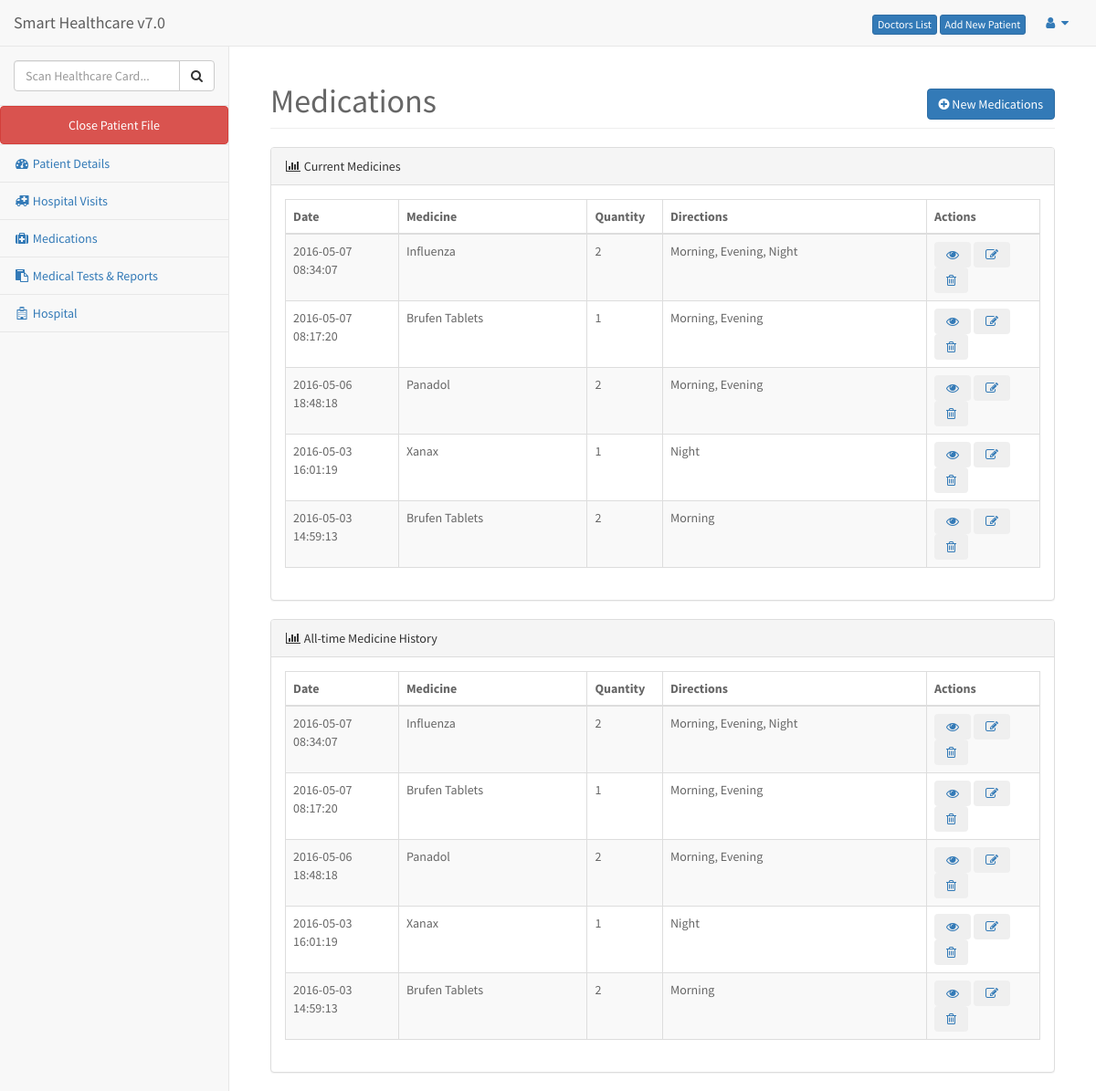
/medications.php, run on the app's committed database.
### tables this page shows
CREATE TABLE IF NOT EXISTS `medication_details` (
  `med_det_id` int(11) NOT NULL AUTO_INCREMENT,
  `patient_id` int(11) NOT NULL,
  `medicines` varchar(100) DEFAULT NULL,
  `date` datetime DEFAULT NULL,
  `quantity` varchar(100) DEFAULT NULL,
  `direction` varchar(100) DEFAULT NULL,
  `added_time` datetime DEFAULT NULL,
  `ip` varchar(45) DEFAULT NULL,
  `current` varchar(10) DEFAULT NULL,
  PRIMARY KEY (`med_det_id`),
  KEY `medication_details_ibfk_1` (`patient_id`)
);

### medications.php (the view, shortened to what this page needs)
<?php
 include 'header.php';
?>
<?php include 'head.php';?>
<body>
    <div id="wrapper">
        <?php include 'nav.php';?>
        <div id="page-wrapper">
            <div class="container-fluid">
                <div class="row">
                    <div class="col-lg-12">
                        <h1 class="page-header">Medications<span style="float:right;"><a href="newmedication.php" class="btn btn-primary"><span class="fa fa-plus-circle"></span> New Medications</a></span></h1>
                    </div>
                </div>
                <div class="panel panel-default">
                        <div class="panel-heading">
                            <i class="fa fa-bar-chart-o fa-fw"></i> Current Medicines
                        </div>
                        <div class="panel-body">
                            <div class="row">
                                <div class="col-lg-12">
                                    <div class="table-responsive">
                                        <table class="table table-bordered table-hover table-striped">
                                            <thead>
                                                <tr>
                                                    <th width="15%">Date</th>
                                                    <th width="25%">Medicine</th>
                                                    <th width="10%">Quantity</th>
                                                    <th width="35%">Directions</th>
                                                    <th width="15%">Actions</th>
                                                </tr>
                                            </thead>
                                            <tbody>
                                                <?php
                                                $result = mysqli_query($mysqli, "SELECT * FROM medication_details  ORDER BY med_det_id desc");
                                                while ($data = mysqli_fetch_object($result)):
                                                ?>
                                                <tr>
                                                    <td><?php echo $data->added_time ?></td>
                                                    <td><?php echo $data->medicines ?></td>
                                                    <td><?php echo $data->quantity ?></td>
                                                    <td><?php echo $data->direction ?></td>
                                                    <td>
                                                        <a href="#"><button class="btn fa fa-eye" title="view more"></button></a>
                                                        <a href="editmedication.php?id=<?php echo $data->med_det_id; ?>"><button class="btn fa fa-edit" title="edit"></button></a>
                                                        <a href="deletemedication.php?id=<?php echo $data->med_det_id; ?>"><button class="btn fa fa-trash-o" title="delete"></button></a>
                                                    </td>
                                                </tr>
                                                <?php
                                                    endwhile;
                                                 ?>
                                            </tbody>
                                        </table>
                                    </div>
                                </div>
                            </div>
                        </div>
                </div>
                <div class="panel panel-default">
                        <div class="panel-heading">
                            <i class="fa fa-bar-chart-o fa-fw"></i> All-time Medicine History
                        </div>
                        <div class="panel-body">
                            <div class="row">
                                <div class="col-lg-12">
                                    <div class="table-responsive">
                                        <table class="table table-bordered table-hover table-striped">
                                            <thead>
                                                <tr>
                                                    <th width="15%">Date</th>
                                                    <th width="25%">Medicine</th>
                                                    <th width="10%">Quantity</th>
                                                    <th width="35%">Directions</th>
                                                    <th width="15%">Actions</th>
                                                </tr>
                                            </thead>
                                            <tbody>
                                                <?php
                                                $result = mysqli_query($mysqli, "SELECT * FROM medication_details  ORDER BY med_det_id desc ");
                                                while ($data = mysqli_fetch_object($result)):
                                                ?>
                                                <tr>
                                                    <td><?php echo $data->added_time ?></td>
                                                    <td><?php echo $data->medicines ?></td>
                                                    <td><?php echo $data->quantity ?></td>
                                                    <td><?php echo $data->direction ?></td>
                                                    <td>
                                                        <a href="#"><button class="btn fa fa-eye" title="view more"></button></a>
                                                        <a href="editmedication.php?id=<?php echo $data->med_det_id; ?>"><button class="btn fa fa-edit" title="edit"></button></a>
                                                        <a href="deletemedication_alltime.php?id=<?php echo $data->med_det_id; ?>"><button class="btn fa fa-trash-o" title="delete"></button></a>
                                                    </td>
                                                </tr>
                                                <?php
                                                    endwhile;
                                                 ?>
                                            </tbody>
                                        </table>
                                    </div>
                                </div>
                            </div>
                        </div>
                </div>
            </div>
        </div>
    </div>
<?php
include 'footer.php';
?>

### css/style.css (style rules this page uses)
body { font-family: 'Source Sans Pro', sans-serif; font-size: 14px; color: #666; }

### data on the page
medication_details: added_time "2016-05-07 08:34:07", medicines "Influenza", quantity "2", direction "Morning, Evening, Night"
medication_details: added_time "2016-05-07 08:17:20", medicines "Brufen Tablets", quantity "1", direction "Morning, Evening"
medication_details: added_time "2016-05-06 18:48:18", medicines "Panadol", quantity "2", direction "Morning, Evening"
medication_details: added_time "2016-05-03 16:01:19", medicines "Xanax", quantity "1", direction "Night"
medication_details: added_time "2016-05-03 14:59:13", medicines "Brufen Tablets", quantity "2", direction "Morning"
